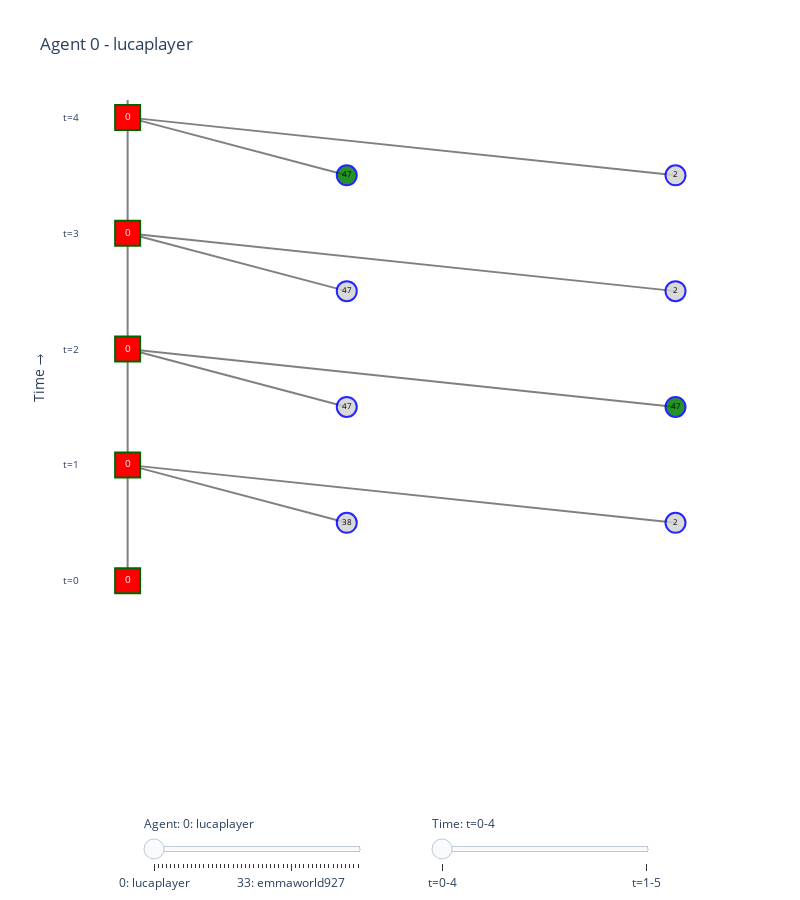

Notebook source saved alongside this figure:
### Code cell
fig = show_interactive_conversation_tree_with_agent_selection("runs/r000")
